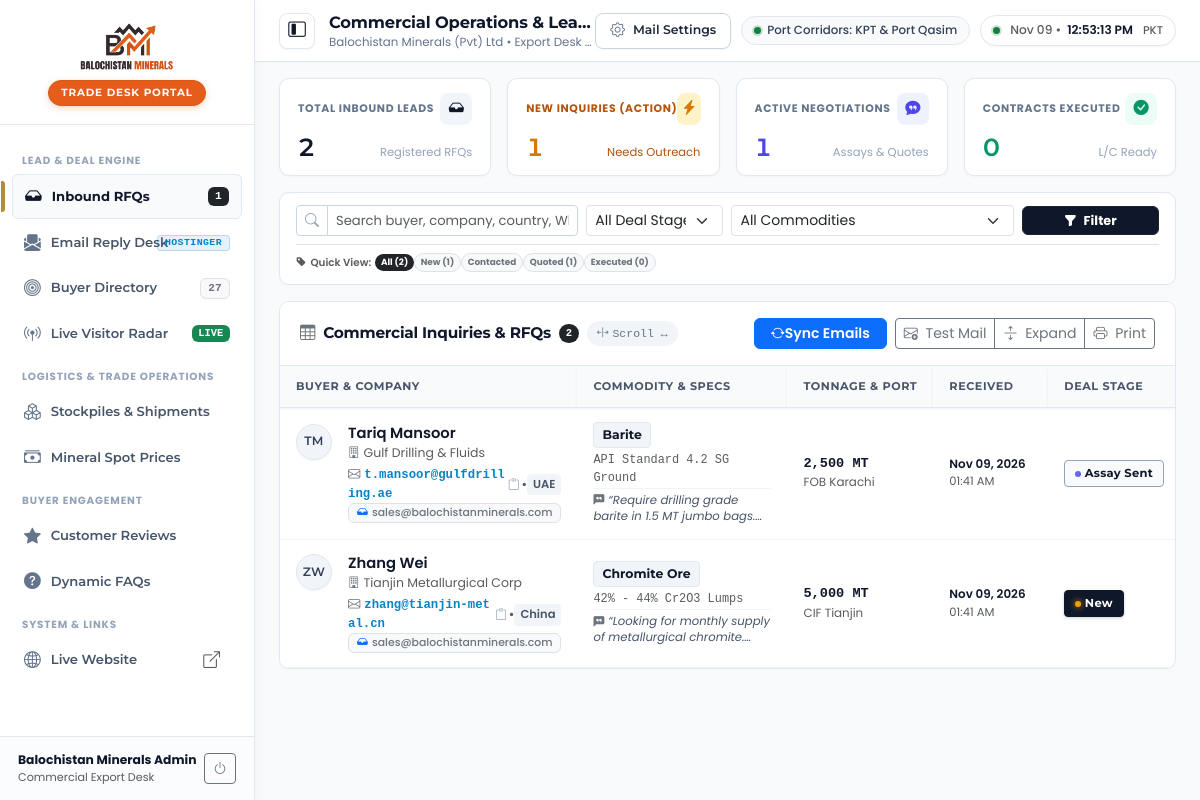
Page /admin/dashboard.php (signed in) on the committed database.
### tables this page shows
CREATE TABLE IF NOT EXISTS `inquiries` (
  `id` INT AUTO_INCREMENT PRIMARY KEY,
  `buyer_name` VARCHAR(120) NOT NULL,
  `company_name` VARCHAR(160) NULL,
  `country` VARCHAR(100) NULL DEFAULT 'International',
  `email` VARCHAR(150) NOT NULL,
  `whatsapp` VARCHAR(60) NOT NULL,
  `inquiry_type` VARCHAR(60) NOT NULL DEFAULT 'Product Quote',
  `source` VARCHAR(60) NOT NULL DEFAULT 'Website Form',
  `email_message_id` VARCHAR(255) NULL,
  `mineral_type` VARCHAR(100) NOT NULL DEFAULT 'General Inquiry',
  `grade_spec` VARCHAR(120) NULL,
  `quantity` VARCHAR(100) NULL,
  `destination_port` VARCHAR(150) NULL DEFAULT 'FOB Karachi',
  `message` TEXT NULL,
  `status` ENUM('New', 'Contacted', 'Assay Sent', 'Quoted', 'Sample Sent', 'Contract Signed', 'Closed', 'Archived') NOT NULL DEFAULT 'New',
  `spot_price_quoted` DECIMAL(10,2) NULL,
  `currency` VARCHAR(10) NOT NULL DEFAULT 'USD',
  `internal_notes` TEXT NULL,
  `ip_address` VARCHAR(45) NULL,
  `created_at` TIMESTAMP DEFAULT CURRENT_TIMESTAMP,
  `updated_at` TIMESTAMP DEFAULT CURRENT_TIMESTAMP ON UPDATE CURRENT_TIMESTAMP,
  INDEX `idx_status` (`status`),
  INDEX `idx_created` (`created_at`),
  UNIQUE KEY `uk_email_msg_id` (`email_message_id`)
);

### admin/dashboard.php (the view, shortened to what the rows shown need)
<?php
$pdo  = getDB();
$inquiries = [];
if ($pdo !== null) {
    $sql = "SELECT i.*,
            (SELECT COUNT(*) FROM email_messages em WHERE em.inquiry_id = i.id OR (em.to_email = i.email AND i.email != '')) AS email_count
            FROM inquiries i WHERE 1=1";
    $params = [];
    $sql .= " ORDER BY i.created_at DESC LIMIT 100";
    $stmt = $pdo->prepare($sql);
    $stmt->execute($params);
    $inquiries = $stmt->fetchAll();
}
?>
<!DOCTYPE html>
<html lang="en">
<head>
  <link href="https://cdn.jsdelivr.net/npm/bootstrap@5.3.2/dist/css/bootstrap.min.css" rel="stylesheet">
  <link rel="stylesheet" href="https://cdn.jsdelivr.net/npm/bootstrap-icons@1.11.3/font/bootstrap-icons.min.css">
  <link rel="stylesheet" href="admin-layout.css">
</head>
<body>
  <div class="app-wrapper">
    <div class="app-main">
      <header class="top-bar">
        <div class="topbar-left">
          <div class="topbar-title-wrap">
            <h1 class="topbar-title">Commercial Operations & Leads</h1>
          </div>
        </div>
      </header>
      <main class="content-canvas">
        <div class="table-panel">
          <div class="table-panel-header">
            <div class="d-flex align-items-center gap-2 flex-wrap">
              <h2 class="table-panel-title">
                <i class="bi bi-table text-secondary"></i> Commercial Inquiries & RFQs
              </h2>
            </div>
          </div>
          <div class="table-responsive table-scroll-container" id="rfqTableContainer">
            <table class="table-clean">
              <thead>
                <tr>
                  <th style="min-width: 250px;">Buyer & Company</th>
                  <th style="min-width: 210px;">Commodity & Specs</th>
                  <th style="min-width: 140px;">Tonnage & Port</th>
                  <th style="min-width: 115px;">Received</th>
                  <th style="min-width: 130px;">Deal Stage</th>
                </tr>
              </thead>
              <tbody>
                <?php if (empty($inquiries)): ?>
                  <tr>
                    <td colspan="7" class="text-center py-5 text-muted">
                      No inquiries found matching your filter criteria.
                    </td>
                  </tr>
                <?php else: ?>
                  <?php foreach ($inquiries as $row): ?>
                    <?php
                      $statusClean = str_replace(' ', '_', $row['status']);
                    ?>
                    <tr>
                      <td>
                        <?php
                          $nameWords = preg_split('/\s+/', trim($row['buyer_name'] ?? 'Buyer'));
                          $initials = '';
                          foreach ($nameWords as $w) {
                            if (!empty($w)) $initials .= mb_substr($w, 0, 1);
                            if (strlen($initials) >= 2) break;
                          }
                          $initials = strtoupper($initials ?: 'BM');
                        ?>
                        <div class="d-flex align-items-start" style="gap: 16px;">
                          <div class="buyer-avatar" title="<?= htmlspecialchars($row['buyer_name']) ?>"><?= htmlspecialchars($initials) ?></div>
                          <div style="min-width: 0; flex: 1;">
                            <div class="fw-semibold" style="color: var(--brand-navy); font-size: 0.92rem; line-height: 1.3;">
                              <?= htmlspecialchars($row['buyer_name']) ?>
                            </div>
                            <div class="text-muted" style="font-size: 0.78rem; margin-top: 1px;">
                              <i class="bi bi-building me-1 text-secondary" style="font-size: 0.72rem;"></i><?= htmlspecialchars($row['company_name'] ?: 'Private Trader') ?>
                            </div>
                            <?php if (!empty($row['email'])): ?>
                              <div class="d-flex align-items-center gap-1.5 mt-1">
                                <a href="mailto:<?= htmlspecialchars($row['email']) ?>" class="buyer-email-link" title="Send direct email to <?= htmlspecialchars($row['email']) ?>">
                                  <i class="bi bi-envelope me-1 text-secondary"></i><?= htmlspecialchars($row['email']) ?>
                                </a>
                                <button type="button" class="btn-copy-clip" onclick="copyToClipboard('<?= htmlspecialchars($row['email']) ?>', this)" title="Copy email address">
                                  <i class="bi bi-clipboard"></i>
                                </button>
                                <span class="text-muted mx-0.5">•</span>
                                <span class="country-pill">
                                  <?= htmlspecialchars($row['country'] ?? 'International') ?>
                                </span>
                              </div>
                            <?php endif; ?>
                            <div class="mt-1.5 d-flex gap-1.5 flex-wrap align-items-center">
                              <span class="badge bg-light text-secondary border fw-medium" style="font-size: 0.68rem; padding: 3px 8px;">
                                <i class="bi bi-inbox-fill text-primary me-1"></i><?= !empty($row['source']) && strpos($row['source'], '@') !== false ? htmlspecialchars($row['source']) : 'sales@balochistanminerals.com' ?>
                              </span>
                            </div>
                          </div>
                        </div>
                      </td>
                      <td>
                        <div class="mineral-spec-tag mb-1"><?= htmlspecialchars($row['mineral_type']) ?></div>
                        <?php if (!empty($row['grade_spec'])): ?>
                          <div class="small text-muted font-monospace"><?= htmlspecialchars($row['grade_spec']) ?></div>
                        <?php endif; ?>
                        <?php if (!empty($row['message'])): ?>
                          <div class="inquiry-message-snippet mt-1.5 pt-1 border-top" style="border-color: #F1F5F9 !important;">
                            <a href="javascript:void(0)" class="text-decoration-none d-block" data-bs-toggle="modal" data-bs-target="#replyModal<?= $row['id'] ?>" title="Click to read full message & reply">
                              <span class="text-muted small fst-italic" style="font-size: 0.73rem; line-height: 1.35; display: -webkit-box; -webkit-line-clamp: 2; -webkit-box-orient: vertical; overflow: hidden; color: #475569 !important;">
                                <i class="bi bi-chat-left-quote-fill me-1 text-secondary" style="font-size: 0.68rem;"></i>&ldquo;<?= htmlspecialchars($row['message']) ?>&rdquo;
                              </span>
                            </a>
                          </div>
                        <?php endif; ?>
                      </td>
                      <td>
                        <div class="fw-bold font-monospace"><?= htmlspecialchars($row['quantity'] ?: 'Unspecified') ?></div>
                        <div class="text-muted small"><?= htmlspecialchars($row['destination_port'] ?: 'FOB Karachi') ?></div>
                      </td>
                      <td>
                        <div class="small fw-semibold"><?= date('M d, Y', strtotime($row['created_at'])) ?></div>
                        <div class="text-muted" style="font-size: 0.72rem;"><?= date('h:i A', strtotime($row['created_at'])) ?></div>
                      </td>
                      <td>
                        <span class="status-badge status-<?= $statusClean ?>">
                          <?= htmlspecialchars($row['status']) ?>
                        </span>
                      </td>
                    </tr>
                  <?php endforeach; ?>
                <?php endif; ?>
              </tbody>
            </table>
          </div>
        </div>
      </main>
    </div>
  </div>
</body>
</html>

### rows in the picture
inquiries: initials "TM", buyer_name "Tariq Mansoor", company_name "Gulf Drilling & Fluids", email "t.mansoor@gulfdrilling.ae", country "UAE", source "sales@balochistanminerals.com", mineral_type "Barite", grade_spec "API Standard 4.2 SG Ground", message "Require drilling grade barite in 1.5 MT jumbo…", quantity "2,500 MT", destination_port "FOB Karachi", created_at "Nov 09, 2026", created_at "01:41 AM", status "Assay Sent"
inquiries: initials "ZW", buyer_name "Zhang Wei", company_name "Tianjin Metallurgical Corp", email "zhang@tianjin-metal.cn", country "China", source "sales@balochistanminerals.com", mineral_type "Chromite Ore", grade_spec "42% - 44% Cr2O3 Lumps", message "Looking for monthly supply of metallurgical…", quantity "5,000 MT", destination_port "CIF Tianjin", created_at "Nov 09, 2026", created_at "01:41 AM", status "New"

### other values in the picture
$newLeads "1"
$totalProspects "27"
$user['full_name'] "Balochistan Minerals Admin"
$totalLeads "2"
$quotedLeads "1"
$closedLeads "0"
count($inquiries) "2"
form field mineral "All Commodities"
